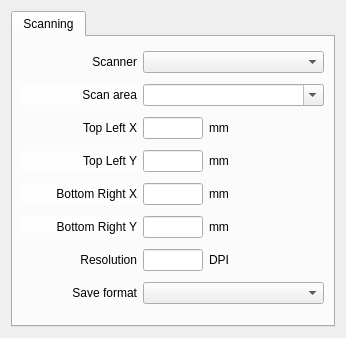
<?xml version="1.0" encoding="UTF-8"?>
<ui version="4.0">
 <class>PreferencesDialog</class>
 <widget class="QDialog" name="PreferencesDialog">
  <property name="geometry">
   <rect>
    <x>0</x>
    <y>0</y>
    <width>346</width>
    <height>338</height>
   </rect>
  </property>
  <property name="windowTitle">
   <string>scancrop Preferences</string>
  </property>
  <property name="sizeGripEnabled">
   <bool>false</bool>
  </property>
  <layout class="QGridLayout" name="gridLayout">
   <item row="0" column="0">
    <widget class="QTabWidget" name="tabWidget">
     <property name="currentIndex">
      <number>0</number>
     </property>
     <widget class="QWidget" name="scannerTab">
      <attribute name="title">
       <string>Scanning</string>
      </attribute>
      <layout class="QGridLayout" name="gridLayout_2">
       <item row="4" column="1">
        <widget class="QLineEdit" name="br_x_edit">
         <property name="maximumSize">
          <size>
           <width>60</width>
           <height>16777215</height>
          </size>
         </property>
        </widget>
       </item>
       <item row="5" column="0">
        <widget class="QLabel" name="label_7">
         <property name="palette">
          <palette>
           <active>
            <colorrole role="Base">
             <brush brushstyle="SolidPattern">
              <color alpha="255">
               <red>244</red>
               <green>234</green>
               <blue>231</blue>
              </color>
             </brush>
            </colorrole>
            <colorrole role="Window">
             <brush brushstyle="SolidPattern">
              <color alpha="150">
               <red>255</red>
               <green>255</green>
               <blue>255</blue>
              </color>
             </brush>
            </colorrole>
           </active>
           <inactive>
            <colorrole role="Base">
             <brush brushstyle="SolidPattern">
              <color alpha="255">
               <red>244</red>
               <green>234</green>
               <blue>231</blue>
              </color>
             </brush>
            </colorrole>
            <colorrole role="Window">
             <brush brushstyle="SolidPattern">
              <color alpha="150">
               <red>255</red>
               <green>255</green>
               <blue>255</blue>
              </color>
             </brush>
            </colorrole>
           </inactive>
           <disabled>
            <colorrole role="Base">
             <brush brushstyle="SolidPattern">
              <color alpha="150">
               <red>255</red>
               <green>255</green>
               <blue>255</blue>
              </color>
             </brush>
            </colorrole>
            <colorrole role="Window">
             <brush brushstyle="SolidPattern">
              <color alpha="150">
               <red>255</red>
               <green>255</green>
               <blue>255</blue>
              </color>
             </brush>
            </colorrole>
           </disabled>
          </palette>
         </property>
         <property name="autoFillBackground">
          <bool>true</bool>
         </property>
         <property name="text">
          <string>Bottom Right Y</string>
         </property>
         <property name="alignment">
          <set>Qt::AlignmentFlag::AlignRight|Qt::AlignmentFlag::AlignTrailing|Qt::AlignmentFlag::AlignVCenter</set>
         </property>
        </widget>
       </item>
       <item row="0" column="0">
        <widget class="QLabel" name="scannerLabel">
         <property name="sizePolicy">
          <sizepolicy hsizetype="Preferred" vsizetype="Preferred">
           <horstretch>0</horstretch>
           <verstretch>0</verstretch>
          </sizepolicy>
         </property>
         <property name="text">
          <string>Scanner</string>
         </property>
         <property name="alignment">
          <set>Qt::AlignmentFlag::AlignRight|Qt::AlignmentFlag::AlignTrailing|Qt::AlignmentFlag::AlignVCenter</set>
         </property>
        </widget>
       </item>
       <item row="3" column="0">
        <widget class="QLabel" name="label_5">
         <property name="palette">
          <palette>
           <active>
            <colorrole role="Base">
             <brush brushstyle="SolidPattern">
              <color alpha="255">
               <red>244</red>
               <green>234</green>
               <blue>231</blue>
              </color>
             </brush>
            </colorrole>
            <colorrole role="Window">
             <brush brushstyle="SolidPattern">
              <color alpha="150">
               <red>255</red>
               <green>255</green>
               <blue>255</blue>
              </color>
             </brush>
            </colorrole>
           </active>
           <inactive>
            <colorrole role="Base">
             <brush brushstyle="SolidPattern">
              <color alpha="255">
               <red>244</red>
               <green>234</green>
               <blue>231</blue>
              </color>
             </brush>
            </colorrole>
            <colorrole role="Window">
             <brush brushstyle="SolidPattern">
              <color alpha="150">
               <red>255</red>
               <green>255</green>
               <blue>255</blue>
              </color>
             </brush>
            </colorrole>
           </inactive>
           <disabled>
            <colorrole role="Base">
             <brush brushstyle="SolidPattern">
              <color alpha="150">
               <red>255</red>
               <green>255</green>
               <blue>255</blue>
              </color>
             </brush>
            </colorrole>
            <colorrole role="Window">
             <brush brushstyle="SolidPattern">
              <color alpha="150">
               <red>255</red>
               <green>255</green>
               <blue>255</blue>
              </color>
             </brush>
            </colorrole>
           </disabled>
          </palette>
         </property>
         <property name="autoFillBackground">
          <bool>true</bool>
         </property>
         <property name="text">
          <string>Top Left Y</string>
         </property>
         <property name="alignment">
          <set>Qt::AlignmentFlag::AlignRight|Qt::AlignmentFlag::AlignTrailing|Qt::AlignmentFlag::AlignVCenter</set>
         </property>
        </widget>
       </item>
       <item row="6" column="0">
        <widget class="QLabel" name="label_2">
         <property name="text">
          <string>Resolution</string>
         </property>
         <property name="alignment">
          <set>Qt::AlignmentFlag::AlignRight|Qt::AlignmentFlag::AlignTrailing|Qt::AlignmentFlag::AlignVCenter</set>
         </property>
        </widget>
       </item>
       <item row="6" column="1">
        <widget class="QLineEdit" name="resolutionEdit">
         <property name="sizePolicy">
          <sizepolicy hsizetype="Fixed" vsizetype="Fixed">
           <horstretch>0</horstretch>
           <verstretch>0</verstretch>
          </sizepolicy>
         </property>
         <property name="maximumSize">
          <size>
           <width>60</width>
           <height>16777215</height>
          </size>
         </property>
        </widget>
       </item>
       <item row="3" column="2">
        <widget class="QLabel" name="label_11">
         <property name="text">
          <string>mm</string>
         </property>
        </widget>
       </item>
       <item row="3" column="1">
        <widget class="QLineEdit" name="tl_y_edit">
         <property name="maximumSize">
          <size>
           <width>60</width>
           <height>16777215</height>
          </size>
         </property>
        </widget>
       </item>
       <item row="5" column="2">
        <widget class="QLabel" name="label_9">
         <property name="text">
          <string>mm</string>
         </property>
        </widget>
       </item>
       <item row="5" column="1">
        <widget class="QLineEdit" name="br_y_edit">
         <property name="sizePolicy">
          <sizepolicy hsizetype="Fixed" vsizetype="Fixed">
           <horstretch>0</horstretch>
           <verstretch>0</verstretch>
          </sizepolicy>
         </property>
         <property name="maximumSize">
          <size>
           <width>60</width>
           <height>16777215</height>
          </size>
         </property>
        </widget>
       </item>
       <item row="4" column="2">
        <widget class="QLabel" name="label_10">
         <property name="text">
          <string>mm</string>
         </property>
        </widget>
       </item>
       <item row="6" column="2">
        <widget class="QLabel" name="label_3">
         <property name="text">
          <string>DPI</string>
         </property>
        </widget>
       </item>
       <item row="2" column="1">
        <widget class="QLineEdit" name="tl_x_edit">
         <property name="sizePolicy">
          <sizepolicy hsizetype="Fixed" vsizetype="Fixed">
           <horstretch>0</horstretch>
           <verstretch>0</verstretch>
          </sizepolicy>
         </property>
         <property name="maximumSize">
          <size>
           <width>60</width>
           <height>16777215</height>
          </size>
         </property>
        </widget>
       </item>
       <item row="2" column="2">
        <widget class="QLabel" name="label_12">
         <property name="text">
          <string>mm</string>
         </property>
        </widget>
       </item>
       <item row="0" column="1" colspan="2">
        <widget class="QComboBox" name="scannerBox">
         <property name="sizePolicy">
          <sizepolicy hsizetype="MinimumExpanding" vsizetype="Fixed">
           <horstretch>0</horstretch>
           <verstretch>0</verstretch>
          </sizepolicy>
         </property>
        </widget>
       </item>
       <item row="2" column="0">
        <widget class="QLabel" name="label_4">
         <property name="text">
          <string>Top Left X</string>
         </property>
         <property name="alignment">
          <set>Qt::AlignmentFlag::AlignRight|Qt::AlignmentFlag::AlignTrailing|Qt::AlignmentFlag::AlignVCenter</set>
         </property>
        </widget>
       </item>
       <item row="4" column="0">
        <widget class="QLabel" name="label_6">
         <property name="palette">
          <palette>
           <active>
            <colorrole role="Base">
             <brush brushstyle="SolidPattern">
              <color alpha="255">
               <red>244</red>
               <green>234</green>
               <blue>231</blue>
              </color>
             </brush>
            </colorrole>
            <colorrole role="Window">
             <brush brushstyle="SolidPattern">
              <color alpha="100">
               <red>255</red>
               <green>255</green>
               <blue>255</blue>
              </color>
             </brush>
            </colorrole>
           </active>
           <inactive>
            <colorrole role="Base">
             <brush brushstyle="SolidPattern">
              <color alpha="255">
               <red>244</red>
               <green>234</green>
               <blue>231</blue>
              </color>
             </brush>
            </colorrole>
            <colorrole role="Window">
             <brush brushstyle="SolidPattern">
              <color alpha="100">
               <red>255</red>
               <green>255</green>
               <blue>255</blue>
              </color>
             </brush>
            </colorrole>
           </inactive>
           <disabled>
            <colorrole role="Base">
             <brush brushstyle="SolidPattern">
              <color alpha="100">
               <red>255</red>
               <green>255</green>
               <blue>255</blue>
              </color>
             </brush>
            </colorrole>
            <colorrole role="Window">
             <brush brushstyle="SolidPattern">
              <color alpha="100">
               <red>255</red>
               <green>255</green>
               <blue>255</blue>
              </color>
             </brush>
            </colorrole>
           </disabled>
          </palette>
         </property>
         <property name="autoFillBackground">
          <bool>true</bool>
         </property>
         <property name="text">
          <string>Bottom Right X</string>
         </property>
         <property name="alignment">
          <set>Qt::AlignmentFlag::AlignRight|Qt::AlignmentFlag::AlignTrailing|Qt::AlignmentFlag::AlignVCenter</set>
         </property>
        </widget>
       </item>
       <item row="1" column="0">
        <widget class="QLabel" name="label_8">
         <property name="palette">
          <palette>
           <active>
            <colorrole role="Base">
             <brush brushstyle="SolidPattern">
              <color alpha="255">
               <red>244</red>
               <green>234</green>
               <blue>231</blue>
              </color>
             </brush>
            </colorrole>
            <colorrole role="Window">
             <brush brushstyle="SolidPattern">
              <color alpha="150">
               <red>255</red>
               <green>255</green>
               <blue>255</blue>
              </color>
             </brush>
            </colorrole>
           </active>
           <inactive>
            <colorrole role="Base">
             <brush brushstyle="SolidPattern">
              <color alpha="255">
               <red>244</red>
               <green>234</green>
               <blue>231</blue>
              </color>
             </brush>
            </colorrole>
            <colorrole role="Window">
             <brush brushstyle="SolidPattern">
              <color alpha="150">
               <red>255</red>
               <green>255</green>
               <blue>255</blue>
              </color>
             </brush>
            </colorrole>
           </inactive>
           <disabled>
            <colorrole role="Base">
             <brush brushstyle="SolidPattern">
              <color alpha="150">
               <red>255</red>
               <green>255</green>
               <blue>255</blue>
              </color>
             </brush>
            </colorrole>
            <colorrole role="Window">
             <brush brushstyle="SolidPattern">
              <color alpha="150">
               <red>255</red>
               <green>255</green>
               <blue>255</blue>
              </color>
             </brush>
            </colorrole>
           </disabled>
          </palette>
         </property>
         <property name="autoFillBackground">
          <bool>true</bool>
         </property>
         <property name="text">
          <string>Scan area</string>
         </property>
         <property name="alignment">
          <set>Qt::AlignmentFlag::AlignRight|Qt::AlignmentFlag::AlignTrailing|Qt::AlignmentFlag::AlignVCenter</set>
         </property>
        </widget>
       </item>
       <item row="1" column="1" colspan="2">
        <widget class="QComboBox" name="scanSizes">
         <property name="sizePolicy">
          <sizepolicy hsizetype="MinimumExpanding" vsizetype="Fixed">
           <horstretch>0</horstretch>
           <verstretch>0</verstretch>
          </sizepolicy>
         </property>
         <property name="editable">
          <bool>true</bool>
         </property>
        </widget>
       </item>
       <item row="7" column="0">
        <widget class="QLabel" name="label">
         <property name="text">
          <string>Save format</string>
         </property>
         <property name="alignment">
          <set>Qt::AlignmentFlag::AlignRight|Qt::AlignmentFlag::AlignTrailing|Qt::AlignmentFlag::AlignVCenter</set>
         </property>
        </widget>
       </item>
       <item row="7" column="1" colspan="2">
        <widget class="QComboBox" name="saveFormatBox"/>
       </item>
      </layout>
     </widget>
    </widget>
   </item>
  </layout>
 </widget>
 <resources/>
 <connections/>
</ui>
